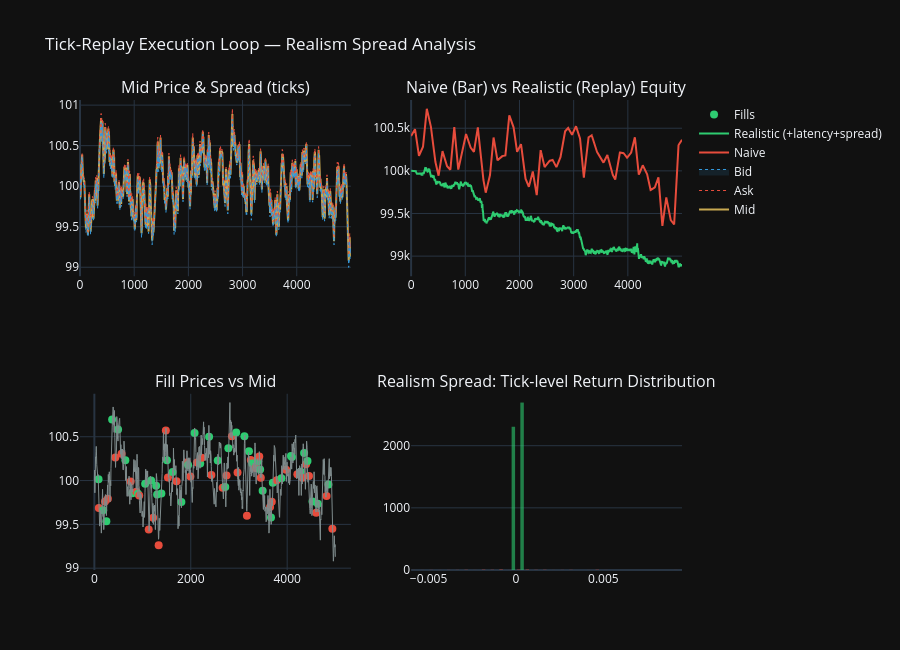

Source (notebook cell):
### Code cell
# ── Step 4: Visualise Naive vs Realistic ──────────────────────────────────
fig = make_subplots(rows=2, cols=2,
    subplot_titles=['Mid Price & Spread (ticks)',
                    'Naive (Bar) vs Realistic (Replay) Equity',
                    'Fill Prices vs Mid',
                    'Realism Spread: Tick-level Return Distribution'])

# Price ribbon
sample_n = min(N_TICKS, 1000)
tidx = np.linspace(0, N_TICKS-1, sample_n, dtype=int)
fig.add_trace(go.Scatter(x=tidx, y=mid_ticks[tidx], name='Mid', line=dict(color=GOLD)), row=1, col=1)
fig.add_trace(go.Scatter(x=tidx, y=ask_ticks[tidx], name='Ask', line=dict(color=RED, dash='dot', width=1),
                         fill=None), row=1, col=1)
fig.add_trace(go.Scatter(x=tidx, y=bid_ticks[tidx], name='Bid', line=dict(color=BLUE, dash='dot', width=1),
                         fill='tonexty', fillcolor='rgba(52,152,219,0.12)'), row=1, col=1)

# Equity
re_norm = realistic_eq / realistic_eq[0] * 100_000
bar_idx = np.linspace(0, len(naive_eq)-1, len(realistic_eq), dtype=int)
ne_norm = naive_eq.values[bar_idx] if len(naive_eq) > len(realistic_eq) else \
          np.interp(np.linspace(0, 1, len(realistic_eq)),
                    np.linspace(0, 1, len(naive_eq)), naive_eq.values)
fig.add_trace(go.Scatter(y=ne_norm, name='Naive', line=dict(color=RED)), row=1, col=2)
fig.add_trace(go.Scatter(y=re_norm, name='Realistic (+latency+spread)',
                         line=dict(color=GREEN)), row=1, col=2)

# Fill prices
if loop.fills:
    fill_ts  = [f.ts_ms for f in loop.fills]
    fill_px  = [f.fill_px for f in loop.fills]
    fill_col = [GREEN if f.side == 1 else RED for f in loop.fills]
    fig.add_trace(go.Scatter(
        x=np.searchsorted(ticks['ts_ms'].values, fill_ts),
        y=fill_px, mode='markers',
        marker=dict(color=fill_col, size=8, symbol='circle'),
        name='Fills', showlegend=True), row=2, col=1)
fig.add_trace(go.Scatter(x=tidx, y=mid_ticks[tidx], name='Mid (ref)',
                         line=dict(color=GRAY, width=1), showlegend=False), row=2, col=1)

# Return distributions
naive_r_samp = naive_ret.dropna().values
real_r_samp  = realistic_ret
for r, name, color in [(naive_r_samp, 'Naive', RED),
                        (real_r_samp,  'Realistic', GREEN)]:
    fig.add_trace(go.Histogram(x=r, nbinsx=50, name=name,
                               opacity=0.6, marker_color=color,
                               showlegend=False), row=2, col=2)

fig.update_layout(template=THEME, height=650,
    title='Tick-Replay Execution Loop — Realism Spread Analysis')
fig.show()

naive_sr_norm   = naive_ret.mean() / naive_ret.std() * np.sqrt(252 * len(bars) / len(bars))
realism_spread  = naive_eq.iloc[-1] - re_norm[-1]
print(f'\n=== Realism Spread Summary ===')
print(f'Naive final equity     : ${naive_eq.iloc[-1]:,.0f}')
print(f'Realistic final equity : ${re_norm[-1]:,.0f}')
print(f'Realism Spread         : ${realism_spread:,.0f}  ({realism_spread/naive_eq.iloc[-1]:.1%})')

### Figure 1 — Plotly figure (JSON) as saved in the notebook; plotly's stock layout.template omitted (floating-point values rounded to 4 significant figures; data arrays with more than 128 entries replaced by an {"elided": "..."} marker saying what was removed)
{"data": [{"line": {"color": "#C8A951"}, "name": "Mid", "type": "scatter", "x": {"elided": "1000 int values"}, "xaxis": "x", "y": {"elided": "1000 float values"}, "yaxis": "y"}, {"line": {"color": "#E74C3C", "dash": "dot", "width": 1}, "name": "Ask", "type": "scatter", "x": {"elided": "1000 int values"}, "xaxis": "x", "y": {"elided": "1000 float values"}, "yaxis": "y"}, {"fill": "tonexty", "fillcolor": "rgba(52,152,219,0.12)", "line": {"color": "#3498DB", "dash": "dot", "width": 1}, "name": "Bid", "type": "scatter", "x": {"elided": "1000 int values"}, "xaxis": "x", "y": {"elided": "1000 float values"}, "yaxis": "y"}, {"line": {"color": "#E74C3C"}, "name": "Naive", "type": "scatter", "xaxis": "x2", "y": {"elided": "5000 float values"}, "yaxis": "y2"}, {"line": {"color": "#2ECC71"}, "name": "Realistic (+latency+spread)", "type": "scatter", "xaxis": "x2", "y": {"elided": "5000 float values"}, "yaxis": "y2"}, {"marker": {"color": ["#2ECC71", "#E74C3C", "#2ECC71", "#E74C3C", "#2ECC71", "#E74C3C", "#2ECC71", "#E74C3C", "#2ECC71", "#E74C3C", "#2ECC71", "#E74C3C", "#2ECC71", "#E74C3C", "#2ECC71", "#E74C3C", "#2ECC71", "#E74C3C", "#2ECC71", "#E74C3C", "#2ECC71", "#2ECC71", "#E74C3C", "#2ECC71", "#E74C3C", "#2ECC71", "#E74C3C", "#2ECC71", "#E74C3C", "#2ECC71", "#E74C3C", "#2ECC71", "#E74C3C", "#2ECC71", "#E74C3C", "#2ECC71", "#E74C3C", "#2ECC71", "#E74C3C", "#2ECC71", "#E74C3C", "#2ECC71", "#E74C3C", "#2ECC71", "#E74C3C", "#2ECC71", "#E74C3C", "#2ECC71", "#E74C3C", "#2ECC71", "#E74C3C", "#2ECC71", "#E74C3C", "#2ECC71", "#E74C3C", "#2ECC71", "#E74C3C", "#2ECC71", "#E74C3C", "#2ECC71", "#E74C3C", "#2ECC71", "#E74C3C", "#2ECC71", "#E74C3C", "#2ECC71", "#2ECC71", "#E74C3C", "#2ECC71", "#E74C3C", "#2ECC71", "#E74C3C", "#2ECC71", "#E74C3C", "#2ECC71", "#E74C3C", "#2ECC71", "#E74C3C", "#2ECC71", "#E74C3C"], "size": 8, "symbol": "circle"}, "mode": "markers", "name": "Fills", "showlegend": true, "type": "scatter", "x": [87, 93, 184, 221, 249, 280, 369, 435, 492, 565, 643, 753, 789, 870, 905, 931, 1054, 1128, 1178, 1220, 1282, 1302, 1334, 1390, 1483, 1506, 1526, 1624, 1705, 1805, 1918, 1944, 1992, 2079, 2130, 2196, 2228, 2380, 2427, 2559, 2661, 2716, 2743, 2780, 2854, 2942, 2970, 3113, 3165, 3207, 3246, 3276, 3342, 3399, 3421, 3439, 3453, 3491, 3645, 3664, 3681, 3702, 3785, 3881, 3978, 4079, 4099, 4211, 4281, 4318, 4351, 4391, 4421, 4452, 4525, 4602, 4637, 4817, 4856, 4937], "xaxis": "x3", "y": [100.0, 99.69, 99.66, 99.76, 99.54, 99.79, 100.7, 100.3, 100.6, 100.3, 100.2, 99.99, 99.85, 99.87, 99.85, 99.83, 99.96, 99.44, 100.0, 99.58, 99.94, 99.84, 99.26, 99.85, 100.6, 100.2, 100.0, 100.1, 99.99, 99.75, 100.2, 100.2, 100.0, 100.5, 100.2, 100.2, 100.3, 100.5, 100.1, 100.2, 99.92, 99.93, 100.1, 100.4, 100.5, 100.5, 100.1, 100.5, 99.6, 100.3, 100.2, 100.2, 100.1, 100.2, 100.3, 100.1, 100.0, 99.88, 99.7, 99.58, 99.76, 99.97, 100.0, 100.0, 100.1, 100.3, 100.3, 100.1, 100.1, 100.0, 100.3, 100.2, 100.2, 100.1, 99.76, 99.63, 99.74, 99.82, 99.95, 99.45], "yaxis": "y3"}, {"line": {"color": "#7F8C8D", "width": 1}, "name": "Mid (ref)", "showlegend": false, "type": "scatter", "x": {"elided": "1000 int values"}, "xaxis": "x3", "y": {"elided": "1000 float values"}, "yaxis": "y3"}, {"marker": {"color": "#E74C3C"}, "name": "Naive", "nbinsx": 50, "opacity": 0.6, "showlegend": false, "type": "histogram", "x": [0.004088, 0.0008009, -0.003106, 0.0008989, 0.004599, -0.001908, -0.003909, -0.001997, 0.002901, -0.001696, -0.0004997, 0.004999, -0.004974, 0.0019, 0.002295, -0.001493, -0.0005983, 0.002893, -0.005074, -0.0026, 0.001604, 0.004904, -0.002689, 0.0004994, 0, 0.004791, -0.001093, -0.003182, 0.0008979, -0.003888, -0.001101, 0.001803, -0.0028, 0.005315, -0.001995, 0.0006997, 0.0001998, -0.0008991, 0.0009981, 0.003097, 0.0005011, -0.0008022, 0.001002, -0.001304, -0.004708, 0.004685, 0.0003005, -0.001703, -0.0007001, -0.0007996, 0.0008988, -0.001999, -0.0008978, 0.003189, 0, -0.0005999, 0.0004997, 0.001898, -0.004386, 0.001101, -0.0008002, -0.002102, 0.0002006, 0.001304, -0.005724, 0.003395, -0.002605, -0.0005996, 0.009288, 0.0007056], "xaxis": "x4", "yaxis": "y4"}, {"marker": {"color": "#2ECC71"}, "name": "Realistic", "nbinsx": 50, "opacity": 0.6, "showlegend": false, "type": "histogram", "x": {"elided": "4999 float values"}, "xaxis": "x4", "yaxis": "y4"}], "layout": {"annotations": [{"font": {"size": 16}, "showarrow": false, "text": "Mid Price & Spread (ticks)", "x": 0.225, "xanchor": "center", "xref": "paper", "y": 1, "yanchor": "bottom", "yref": "paper"}, {"font": {"size": 16}, "showarrow": false, "text": "Naive (Bar) vs Realistic (Replay) Equity", "x": 0.775, "xanchor": "center", "xref": "paper", "y": 1, "yanchor": "bottom", "yref": "paper"}, {"font": {"size": 16}, "showarrow": false, "text": "Fill Prices vs Mid", "x": 0.225, "xanchor": "center", "xref": "paper", "y": 0.375, "yanchor": "bottom", "yref": "paper"}, {"font": {"size": 16}, "showarrow": false, "text": "Realism Spread: Tick-level Return Distribution", "x": 0.775, "xanchor": "center", "xref": "paper", "y": 0.375, "yanchor": "bottom", "yref": "paper"}], "height": 650, "title": {"text": "Tick-Replay Execution Loop — Realism Spread Analysis"}, "xaxis": {"anchor": "y", "domain": [0, 0.45]}, "xaxis2": {"anchor": "y2", "domain": [0.55, 1]}, "xaxis3": {"anchor": "y3", "domain": [0, 0.45]}, "xaxis4": {"anchor": "y4", "domain": [0.55, 1]}, "yaxis": {"anchor": "x", "domain": [0.625, 1]}, "yaxis2": {"anchor": "x2", "domain": [0.625, 1]}, "yaxis3": {"anchor": "x3", "domain": [0, 0.375]}, "yaxis4": {"anchor": "x4", "domain": [0, 0.375]}}}
